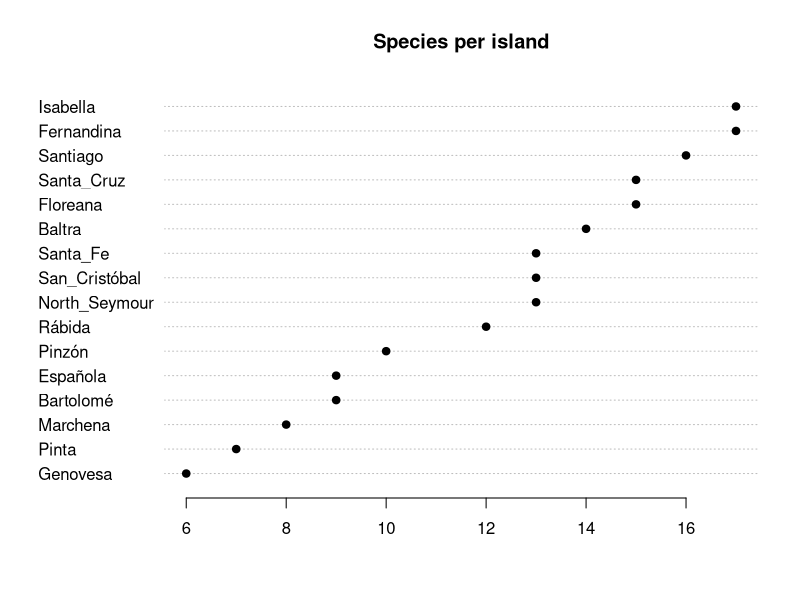
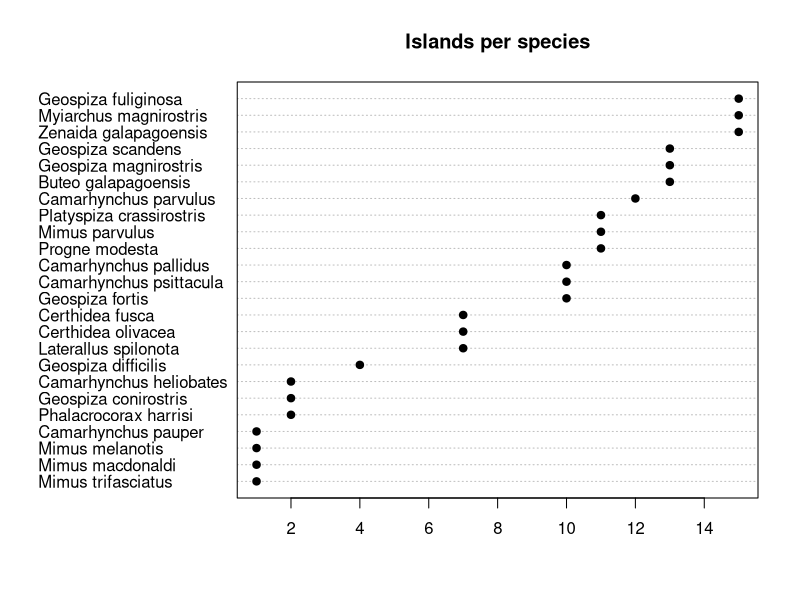
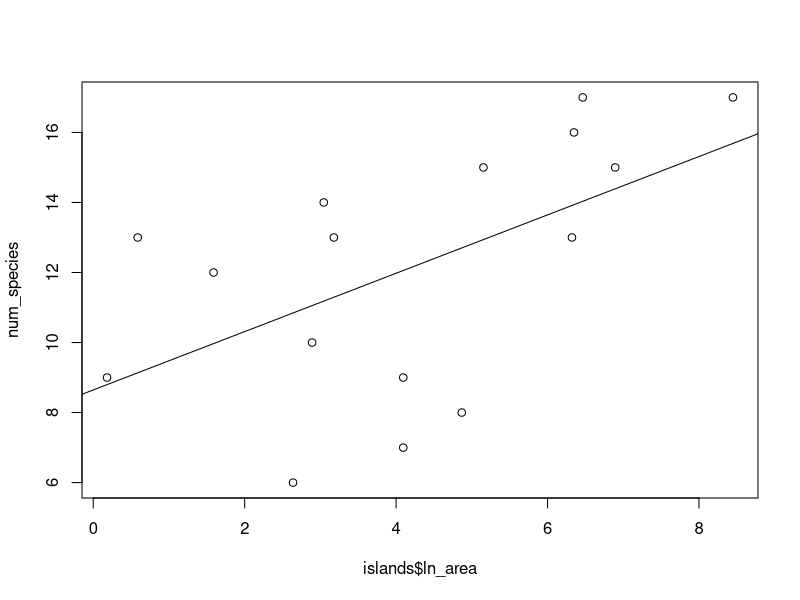
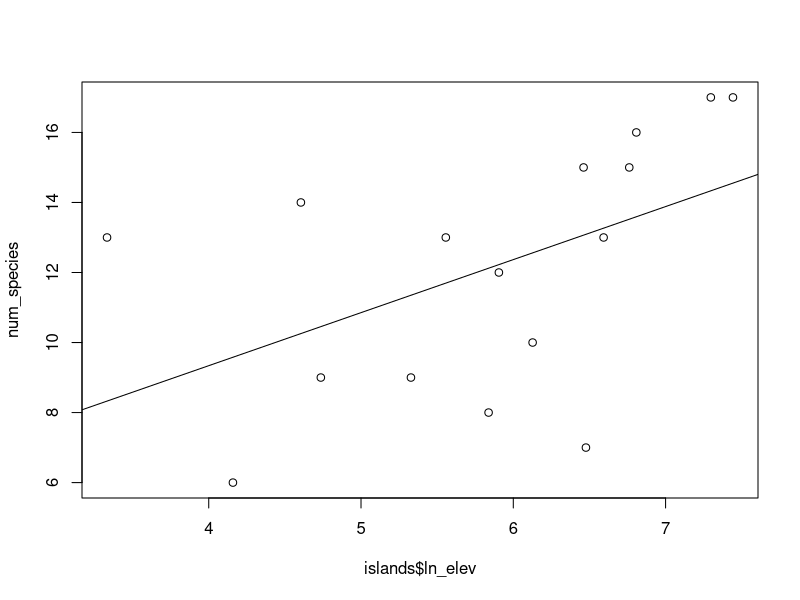
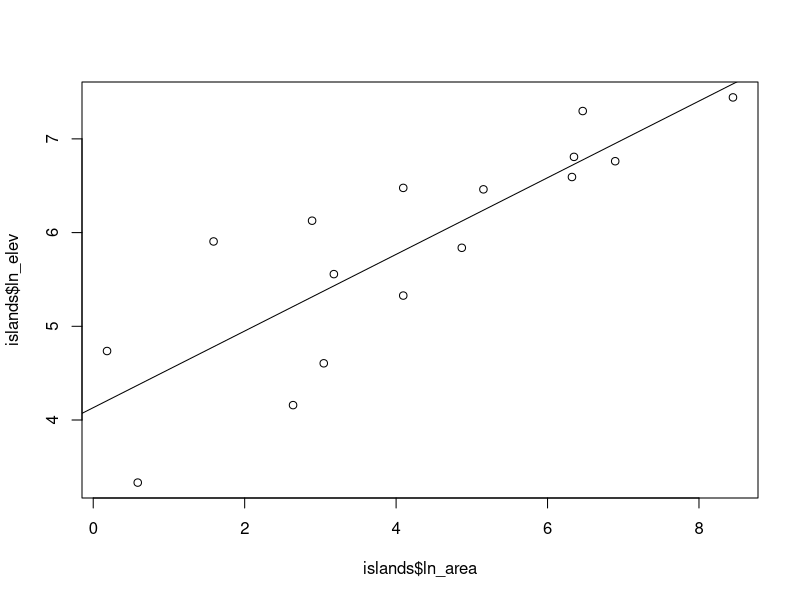
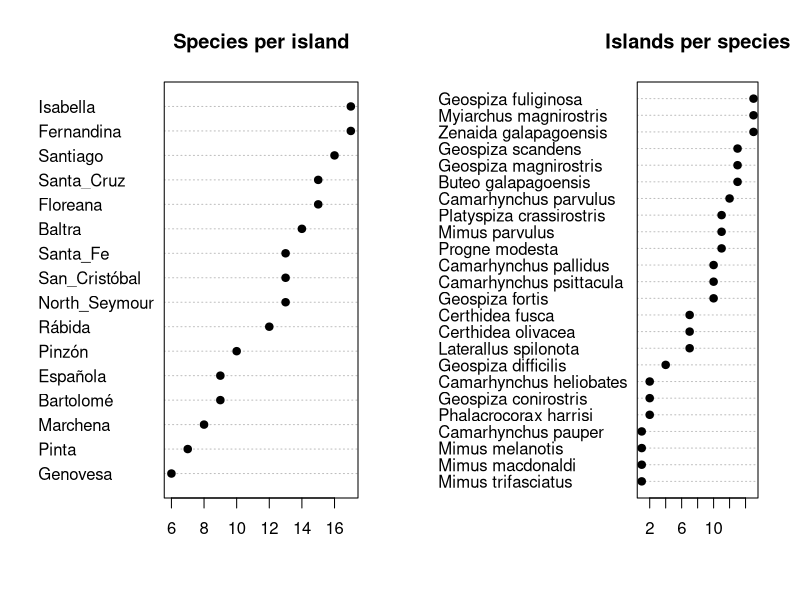

R code for these plots, in order:
setwd("~/teach/438/units/5_island_biogeo/analysis/2_galapagos")

## Read in the data
birds <- read.csv("birds.csv", header = TRUE, row.names = 1)
islands <- read.csv("islands.csv", header = TRUE)

#birds <- read.csv("http://mtaylor4.semo.edu/biogeo/birds.csv", header = TRUE, row.names = 1)
#islands <- read.csv("http://mtaylor4.semo.edu/biogeo/islands.csv", header = TRUE)

# Log transform area and elevation
islands$ln_area <- log(islands$area)
islands$ln_elev <- log(islands$elevation)

# Tally and plot number of species per island
num_species <- colSums(birds) # skip first column with species names
dotchart(sort(num_species), main = "Species per island", pch = 19, frame.plot = FALSE)

# Tallyname number of islands occupied by each species
num_islands <- rowSums(birds)
#names(num_islands) <- birds[,1]
dotchart(sort(num_islands), main = "Islands per species", pch = 19)

# Is number of species predicted by area 
area.lm <- lm(num_species ~ islands$ln_area)
summary(area.lm)

plot(num_species ~ islands$ln_area)
abline(area.lm)


# Is number of species predicted by elevation 
elev.lm <- lm(num_species ~ islands$ln_elev)
summary(elev.lm)
plot(num_species ~ islands$ln_elev)
abline(elev.lm)


features.lm <- lm(ln_elev ~ ln_area, dat = islands)
summary(features.lm)
plot(islands$ln_elev ~ islands$ln_area)
abline(features.lm)

area_elev.lm <- lm(num_species ~ ln_area * ln_elev, data = islands)
summary(area_elev.lm)



# Optional barplot
#op <- par(mar = c(12,3,2,2), mfrow = c(1,2))
op <- par(mfrow = c(1,2))
dotchart(sort(num_species), main = "Species per island", pch = 19)
dotchart(sort(num_islands), main = "Islands per species", pch = 19)
par(op)
# Defaults
par(mfrow = c(1,1))

